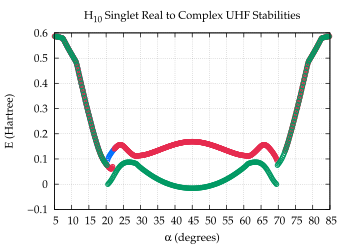

The script that saved this image:
set term postscript enhanced eps color "Palatino" 16
set size 0.7, 0.7
set encoding iso

# Set line styles
set style line  1 lt 1 lw 3 lc rgb "#0070FF" pt 6    # blue
set style line  2 lt 1 lw 3 lc rgb "#E52B50" pt 6    # red
set style line  3 lt 1 lw 3 lc rgb "#009A63" pt 6    # green
set style line  4 lt 1 lw 3 lc rgb "#702963" pt 6    # purple
set style line  5 lt 1 lw 3 lc rgb "#F28500" pt 6    # orange
set style line  6 lt 1 lw 3 lc rgb "#00BFFF" pt 6    # deep sky blue
set style line  7 lt 1 lw 3 lc rgb "#FF91A4" pt 6    # pink
set style line  8 lt 1 lw 3 lc rgb "#50C878" pt 6    # light green
set style line  9 lt 1 lw 3 lc rgb "#C9A0DC" pt 6    # lavender
set style line 10 lt 1 lw 3 lc rgb "#000000" pt 6    # black
set style line 11 lt 2 lw 3 lc rgb "#0070FF" pt 6    # blue
set style line 12 lt 2 lw 3 lc rgb "#E52B50" pt 6    # red
set style line 13 lt 2 lw 3 lc rgb "#009A63" pt 6    # green
set style line 14 lt 2 lw 3 lc rgb "#702963" pt 6    # purple
set style line 15 lt 2 lw 3 lc rgb "#F28500" pt 6    # orange
set style line 16 lt 2 lw 3 lc rgb "#00BFFF" pt 6    # deep sky blue
set style line 17 lt 2 lw 3 lc rgb "#FF91A4" pt 6    # pink
set style line 18 lt 2 lw 3 lc rgb "#50C878" pt 6    # light green
set style line 19 lt 2 lw 3 lc rgb "#C9A0DC" pt 6    # lavender
set style line 20 lt 2 lw 3 lc rgb "#000000" pt 6    # black
set style line 100 lt 1 lw 1 lc rgb "#FFFFFF"

set title "H_{10} Singlet Real to Complex UHF Stabilities"
set xlabel "{/Symbol a} (degrees)"
set ylabel "E (Hartree)"
unset key
set xtics 0, 5
set grid xtics x2tics ytics

set output "h10_singlet_CUHFstability.eps"
set xrange [5:85]
set yrange [*:*]
plot "follow23/h10hess" u 1:4 ls 1,  \
     "follow20/h10hess" u 1:4 ls 2,  \
     "test/follow37.5/h10hess" u 1:4 ls 3
